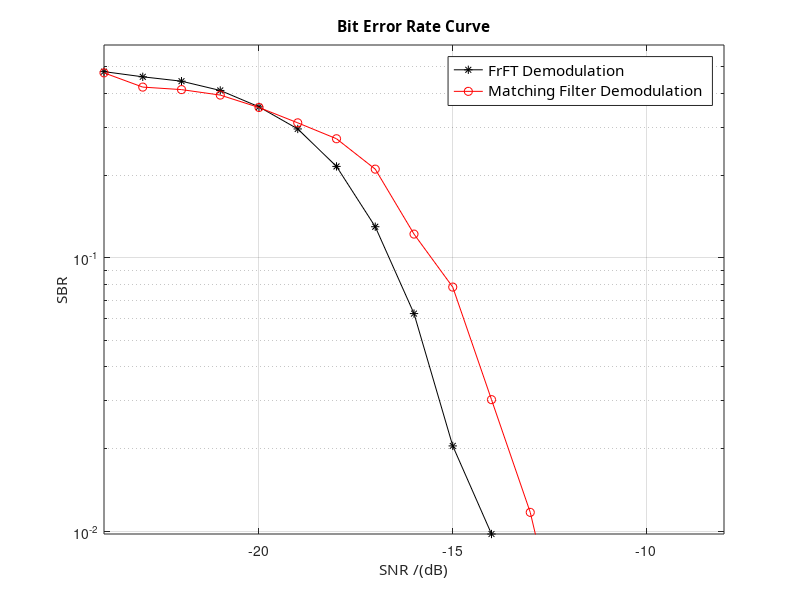

The MATLAB script that drew this image:
clear all;
close all;
clc;
%SNR=[-14:2:1];
SNR=-24:0;
PIPEI=[4.7460938e-01   4.2089844e-01   4.1210938e-01   3.9355469e-01   3.5449219e-01 ...,
    3.1152344e-01   2.7246094e-01   2.1093750e-01   1.2207031e-01   7.8125000e-02 ...,
    3.0273438e-02   1.1718750e-02   2.9296875e-03   9.7656250e-04   0.0000000e+00 ...,
    0.0000000e+00   0.0000000e+00   0.0000000e+00   0.0000000e+00   0.0000000e+00 ...,
    0.0000000e+00   0.0000000e+00   0.0000000e+00   0.0000000e+00   0.0000000e+00 
 ];

FRFT=[4.7949219e-01   4.5898438e-01   4.4238281e-01   4.0917969e-01   3.5644531e-01 ...,   
2.9589844e-01   2.1582031e-01   1.2988281e-01   6.2500000e-02   2.0507813e-02 ...,   
9.7656250e-03   0.0000000e+00   0.0000000e+00   0.0000000e+00   0.0000000e+00 ...,   
0.0000000e+00   0.0000000e+00   0.0000000e+00   0.0000000e+00   0.0000000e+00 ...,   
0.0000000e+00   0.0000000e+00   0.0000000e+00   0.0000000e+00   0.0000000e+00    
];
figure
semilogy(SNR,FRFT,'k-*');
axis([-24,-8,0,0.6])
hold on;
semilogy(SNR,PIPEI,'r-o');
grid on;
title('Bit Error Rate Curve','fontname','Song style','fontsize',11)
xlabel('SNR /(dB)','fontname','Song style','fontsize',11)
ylabel('SBR','fontname','Song style','fontsize',11)
legend('FrFT Demodulation','Matching Filter Demodulation','fontname','Song style','fontsize',11)